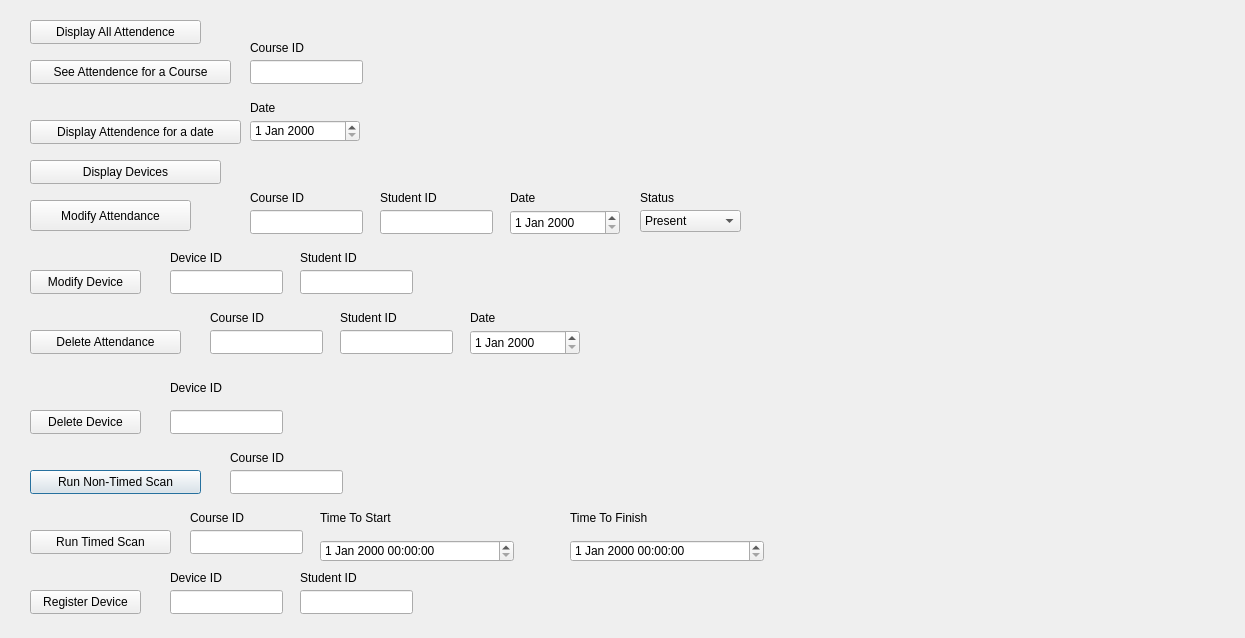
<?xml version="1.0" encoding="UTF-8"?>
<ui version="4.0">
 <class>FunctionMain</class>
 <widget class="QDialog" name="FunctionMain">
  <property name="geometry">
   <rect>
    <x>0</x>
    <y>0</y>
    <width>1245</width>
    <height>638</height>
   </rect>
  </property>
  <property name="windowTitle">
   <string>Dialog</string>
  </property>
  <widget class="QLineEdit" name="lineEdit_14">
   <property name="geometry">
    <rect>
     <x>170</x>
     <y>410</y>
     <width>113</width>
     <height>24</height>
    </rect>
   </property>
  </widget>
  <widget class="QPushButton" name="pushButton_6">
   <property name="geometry">
    <rect>
     <x>30</x>
     <y>470</y>
     <width>171</width>
     <height>24</height>
    </rect>
   </property>
   <property name="text">
    <string>Run Non-Timed Scan</string>
   </property>
  </widget>
  <widget class="QLineEdit" name="lineEdit_16">
   <property name="geometry">
    <rect>
     <x>170</x>
     <y>590</y>
     <width>113</width>
     <height>24</height>
    </rect>
   </property>
  </widget>
  <widget class="QDateEdit" name="dateEdit_2">
   <property name="geometry">
    <rect>
     <x>470</x>
     <y>330</y>
     <width>110</width>
     <height>25</height>
    </rect>
   </property>
  </widget>
  <widget class="QLabel" name="label_11">
   <property name="geometry">
    <rect>
     <x>300</x>
     <y>250</y>
     <width>71</width>
     <height>16</height>
    </rect>
   </property>
   <property name="text">
    <string>Student ID</string>
   </property>
  </widget>
  <widget class="QPushButton" name="pushButton_2">
   <property name="geometry">
    <rect>
     <x>30</x>
     <y>200</y>
     <width>161</width>
     <height>31</height>
    </rect>
   </property>
   <property name="text">
    <string>Modify Attendance</string>
   </property>
  </widget>
  <widget class="QPushButton" name="Display">
   <property name="geometry">
    <rect>
     <x>30</x>
     <y>20</y>
     <width>171</width>
     <height>24</height>
    </rect>
   </property>
   <property name="text">
    <string>Display All Attendence</string>
   </property>
  </widget>
  <widget class="QLabel" name="label_7">
   <property name="geometry">
    <rect>
     <x>380</x>
     <y>190</y>
     <width>71</width>
     <height>16</height>
    </rect>
   </property>
   <property name="text">
    <string>Student ID</string>
   </property>
  </widget>
  <widget class="QLabel" name="label">
   <property name="geometry">
    <rect>
     <x>250</x>
     <y>40</y>
     <width>71</width>
     <height>16</height>
    </rect>
   </property>
   <property name="text">
    <string>Course ID</string>
   </property>
  </widget>
  <widget class="QLineEdit" name="lineEdit_15">
   <property name="geometry">
    <rect>
     <x>230</x>
     <y>470</y>
     <width>113</width>
     <height>24</height>
    </rect>
   </property>
  </widget>
  <widget class="QLineEdit" name="lineEdit_17">
   <property name="geometry">
    <rect>
     <x>300</x>
     <y>590</y>
     <width>113</width>
     <height>24</height>
    </rect>
   </property>
  </widget>
  <widget class="QLabel" name="label_8">
   <property name="geometry">
    <rect>
     <x>640</x>
     <y>190</y>
     <width>71</width>
     <height>16</height>
    </rect>
   </property>
   <property name="text">
    <string>Status</string>
   </property>
  </widget>
  <widget class="QLineEdit" name="lineEdit_7">
   <property name="geometry">
    <rect>
     <x>380</x>
     <y>210</y>
     <width>113</width>
     <height>24</height>
    </rect>
   </property>
  </widget>
  <widget class="QLineEdit" name="lineEdit_6">
   <property name="geometry">
    <rect>
     <x>250</x>
     <y>210</y>
     <width>113</width>
     <height>24</height>
    </rect>
   </property>
  </widget>
  <widget class="QLabel" name="label_2">
   <property name="geometry">
    <rect>
     <x>250</x>
     <y>100</y>
     <width>49</width>
     <height>16</height>
    </rect>
   </property>
   <property name="text">
    <string>Date</string>
   </property>
  </widget>
  <widget class="QLineEdit" name="lineEdit_11">
   <property name="geometry">
    <rect>
     <x>300</x>
     <y>270</y>
     <width>113</width>
     <height>24</height>
    </rect>
   </property>
  </widget>
  <widget class="QLabel" name="label_17">
   <property name="geometry">
    <rect>
     <x>300</x>
     <y>570</y>
     <width>71</width>
     <height>16</height>
    </rect>
   </property>
   <property name="text">
    <string>Student ID</string>
   </property>
  </widget>
  <widget class="QLabel" name="label_6">
   <property name="geometry">
    <rect>
     <x>250</x>
     <y>190</y>
     <width>71</width>
     <height>16</height>
    </rect>
   </property>
   <property name="text">
    <string>Course ID</string>
   </property>
  </widget>
  <widget class="QLabel" name="label_13">
   <property name="geometry">
    <rect>
     <x>340</x>
     <y>310</y>
     <width>71</width>
     <height>16</height>
    </rect>
   </property>
   <property name="text">
    <string>Student ID</string>
   </property>
  </widget>
  <widget class="QLabel" name="label_14">
   <property name="geometry">
    <rect>
     <x>170</x>
     <y>380</y>
     <width>71</width>
     <height>16</height>
    </rect>
   </property>
   <property name="text">
    <string>Device ID</string>
   </property>
  </widget>
  <widget class="QLineEdit" name="lineEdit_13">
   <property name="geometry">
    <rect>
     <x>340</x>
     <y>330</y>
     <width>113</width>
     <height>24</height>
    </rect>
   </property>
  </widget>
  <widget class="QPushButton" name="pushButton_7">
   <property name="geometry">
    <rect>
     <x>30</x>
     <y>590</y>
     <width>111</width>
     <height>24</height>
    </rect>
   </property>
   <property name="text">
    <string>Register Device</string>
   </property>
  </widget>
  <widget class="QDateEdit" name="dateEdit">
   <property name="geometry">
    <rect>
     <x>510</x>
     <y>210</y>
     <width>110</width>
     <height>25</height>
    </rect>
   </property>
  </widget>
  <widget class="QLabel" name="label_15">
   <property name="geometry">
    <rect>
     <x>230</x>
     <y>450</y>
     <width>71</width>
     <height>16</height>
    </rect>
   </property>
   <property name="text">
    <string>Course ID</string>
   </property>
  </widget>
  <widget class="QPushButton" name="pushButton_5">
   <property name="geometry">
    <rect>
     <x>30</x>
     <y>410</y>
     <width>111</width>
     <height>24</height>
    </rect>
   </property>
   <property name="text">
    <string>Delete Device</string>
   </property>
  </widget>
  <widget class="QLabel" name="label_19">
   <property name="geometry">
    <rect>
     <x>470</x>
     <y>310</y>
     <width>49</width>
     <height>16</height>
    </rect>
   </property>
   <property name="text">
    <string>Date</string>
   </property>
  </widget>
  <widget class="QLineEdit" name="lineEdit_10">
   <property name="geometry">
    <rect>
     <x>170</x>
     <y>270</y>
     <width>113</width>
     <height>24</height>
    </rect>
   </property>
  </widget>
  <widget class="QLabel" name="label_18">
   <property name="geometry">
    <rect>
     <x>510</x>
     <y>190</y>
     <width>49</width>
     <height>16</height>
    </rect>
   </property>
   <property name="text">
    <string>Date</string>
   </property>
  </widget>
  <widget class="QPushButton" name="pushButton_3">
   <property name="geometry">
    <rect>
     <x>30</x>
     <y>330</y>
     <width>151</width>
     <height>24</height>
    </rect>
   </property>
   <property name="text">
    <string>Delete Attendance</string>
   </property>
  </widget>
  <widget class="QLineEdit" name="lineEdit">
   <property name="geometry">
    <rect>
     <x>250</x>
     <y>60</y>
     <width>113</width>
     <height>24</height>
    </rect>
   </property>
  </widget>
  <widget class="QLabel" name="label_16">
   <property name="geometry">
    <rect>
     <x>170</x>
     <y>570</y>
     <width>71</width>
     <height>16</height>
    </rect>
   </property>
   <property name="text">
    <string>Device ID</string>
   </property>
  </widget>
  <widget class="QPushButton" name="pushButton_4">
   <property name="geometry">
    <rect>
     <x>30</x>
     <y>270</y>
     <width>111</width>
     <height>24</height>
    </rect>
   </property>
   <property name="text">
    <string>Modify Device</string>
   </property>
  </widget>
  <widget class="QLabel" name="label_12">
   <property name="geometry">
    <rect>
     <x>210</x>
     <y>310</y>
     <width>71</width>
     <height>16</height>
    </rect>
   </property>
   <property name="text">
    <string>Course ID</string>
   </property>
  </widget>
  <widget class="QLineEdit" name="lineEdit_12">
   <property name="geometry">
    <rect>
     <x>210</x>
     <y>330</y>
     <width>113</width>
     <height>24</height>
    </rect>
   </property>
  </widget>
  <widget class="QPushButton" name="Display_2">
   <property name="geometry">
    <rect>
     <x>30</x>
     <y>160</y>
     <width>191</width>
     <height>24</height>
    </rect>
   </property>
   <property name="text">
    <string>Display Devices</string>
   </property>
  </widget>
  <widget class="QPushButton" name="Display_3">
   <property name="geometry">
    <rect>
     <x>30</x>
     <y>60</y>
     <width>201</width>
     <height>24</height>
    </rect>
   </property>
   <property name="text">
    <string>See Attendence for a Course</string>
   </property>
  </widget>
  <widget class="QPushButton" name="Display_4">
   <property name="geometry">
    <rect>
     <x>30</x>
     <y>120</y>
     <width>211</width>
     <height>24</height>
    </rect>
   </property>
   <property name="text">
    <string>Display Attendence for a date</string>
   </property>
  </widget>
  <widget class="QLabel" name="label_20">
   <property name="geometry">
    <rect>
     <x>170</x>
     <y>250</y>
     <width>71</width>
     <height>16</height>
    </rect>
   </property>
   <property name="text">
    <string>Device ID</string>
   </property>
  </widget>
  <widget class="QComboBox" name="comboBox">
   <property name="geometry">
    <rect>
     <x>640</x>
     <y>210</y>
     <width>101</width>
     <height>22</height>
    </rect>
   </property>
   <item>
    <property name="text">
     <string>Present</string>
    </property>
   </item>
   <item>
    <property name="text">
     <string>Late</string>
    </property>
   </item>
   <item>
    <property name="text">
     <string>Absent</string>
    </property>
   </item>
  </widget>
  <widget class="QLabel" name="label_21">
   <property name="geometry">
    <rect>
     <x>190</x>
     <y>510</y>
     <width>71</width>
     <height>16</height>
    </rect>
   </property>
   <property name="text">
    <string>Course ID</string>
   </property>
  </widget>
  <widget class="QPushButton" name="pushButton_8">
   <property name="geometry">
    <rect>
     <x>30</x>
     <y>530</y>
     <width>141</width>
     <height>24</height>
    </rect>
   </property>
   <property name="text">
    <string>Run Timed Scan</string>
   </property>
  </widget>
  <widget class="QLineEdit" name="lineEdit_18">
   <property name="geometry">
    <rect>
     <x>190</x>
     <y>530</y>
     <width>113</width>
     <height>24</height>
    </rect>
   </property>
  </widget>
  <widget class="QLabel" name="label_22">
   <property name="geometry">
    <rect>
     <x>320</x>
     <y>510</y>
     <width>111</width>
     <height>16</height>
    </rect>
   </property>
   <property name="text">
    <string>Time To Start</string>
   </property>
  </widget>
  <widget class="QLabel" name="label_23">
   <property name="geometry">
    <rect>
     <x>570</x>
     <y>510</y>
     <width>111</width>
     <height>16</height>
    </rect>
   </property>
   <property name="text">
    <string>Time To Finish</string>
   </property>
  </widget>
  <widget class="QDateEdit" name="dateEdit_3">
   <property name="geometry">
    <rect>
     <x>250</x>
     <y>120</y>
     <width>110</width>
     <height>22</height>
    </rect>
   </property>
  </widget>
  <widget class="QDateTimeEdit" name="dateTimeEdit">
   <property name="geometry">
    <rect>
     <x>320</x>
     <y>540</y>
     <width>194</width>
     <height>22</height>
    </rect>
   </property>
  </widget>
  <widget class="QDateTimeEdit" name="dateTimeEdit_2">
   <property name="geometry">
    <rect>
     <x>570</x>
     <y>540</y>
     <width>194</width>
     <height>22</height>
    </rect>
   </property>
  </widget>
  <widget class="QLabel" name="label_3">
   <property name="geometry">
    <rect>
     <x>790</x>
     <y>50</y>
     <width>431</width>
     <height>551</height>
    </rect>
   </property>
   <property name="text">
    <string/>
   </property>
  </widget>
 </widget>
 <resources/>
 <connections/>
</ui>
